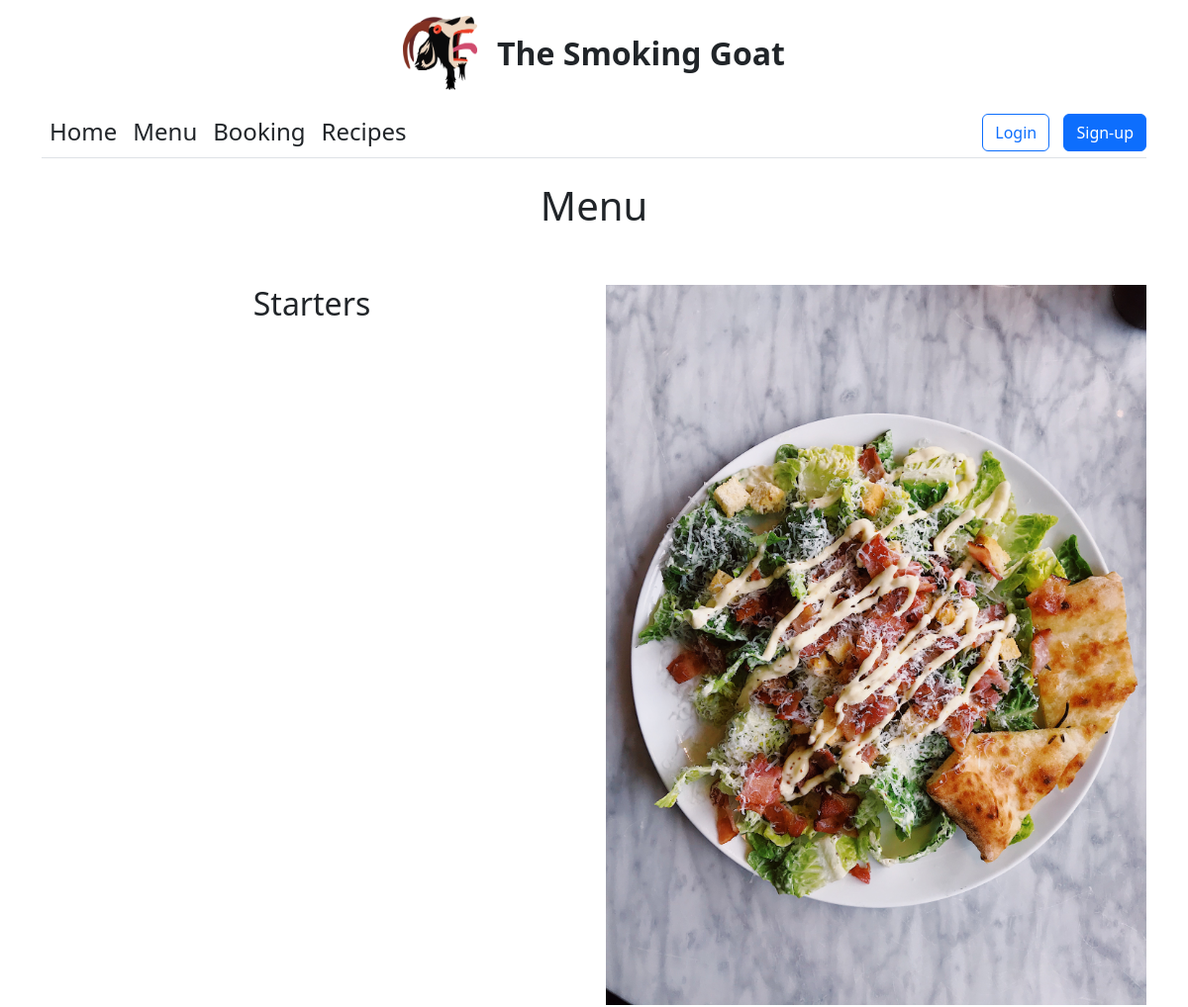
Page /menu_page/ (upper part) on the earlier database version.
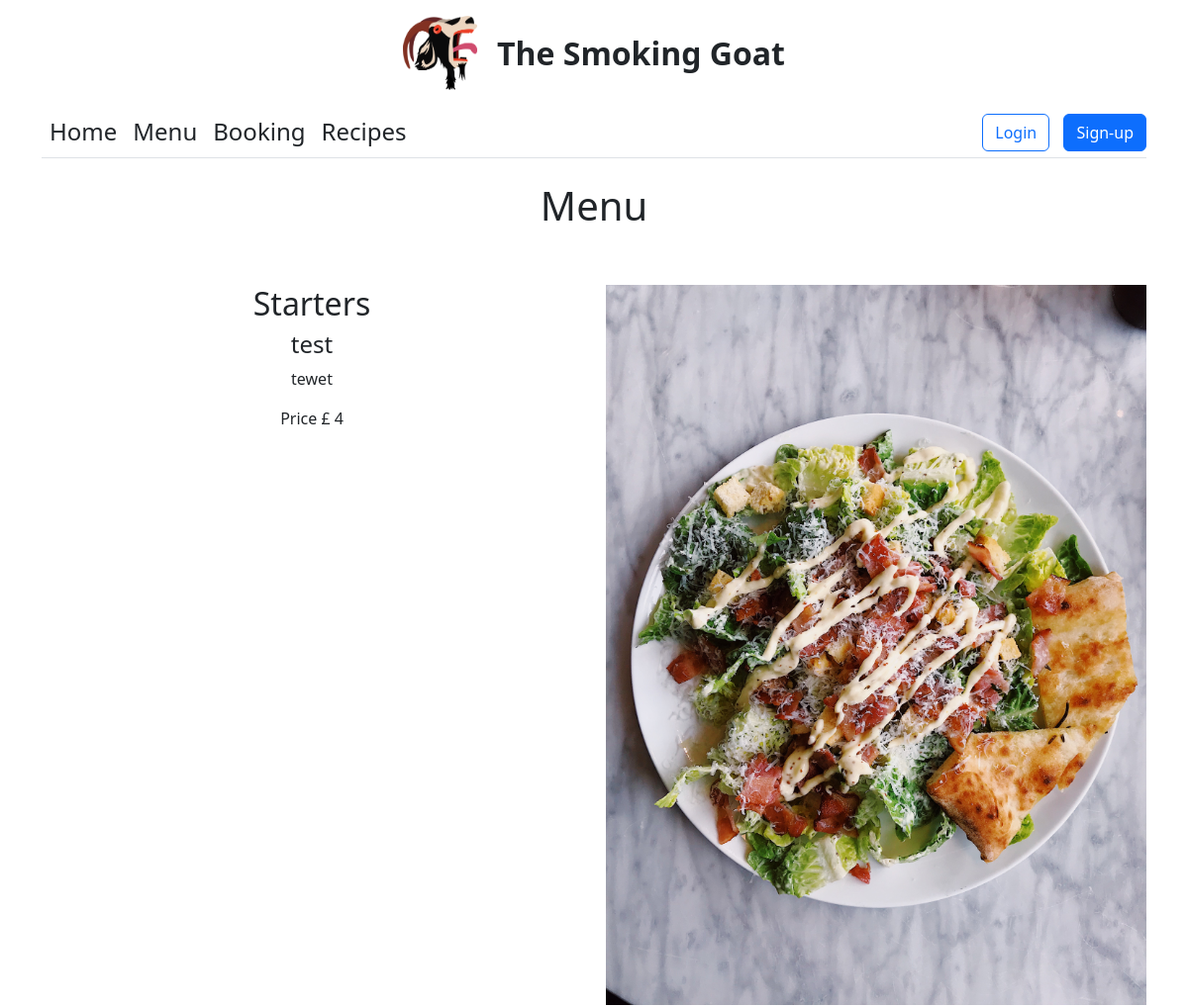
Same page on the later database version.
### menu/models.py (models this page shows, shortened)
class FoodMenu(models.Model):
    title = models.CharField(max_length=200)
    description = models.TextField()
    course = models.IntegerField( choices=COURSECHOICES)
    price = models.IntegerField()

### menu/views.py (the view)
# urls.py: path('', views.food_menu, name='menu_page'),
def food_menu(request):
    page_title = "Menu"
    starters = FoodMenu.objects.filter(course=0)
    mains = FoodMenu.objects.filter(course=1)
    desserts = FoodMenu.objects.filter(course=2)
    return render(request, 'menu/menu_page.html', {'starters': starters,
                                                   'mains': mains,
                                                   'desserts': desserts,
                                                   'page_title': page_title})

### menu/templates/menu/menu_page.html (shortened to what this page needs)
{% extends 'base.html' %}
{% load static %}
{% block content %}
<div class="container">
    <div class="row">
        <div class="col text-center">
<h1>Menu</h1>
<div class="row">
    <div class="col-6">
<h2 class="mt-5">Starters</h2>
{% for starter in starters %}
<h4> {{starter.title}} </h4>
<p> {{starter.description}} </p>
<p>Price £ {{starter.price}}</p>
{% endfor %}
</div>
<div class="col-6 starters-img"><img class="img-fluid mt-5 " src="{% static 'images/starters.jpg' %}" alt="salad"></div>
</div>
</div>
</div>
{% endblock %}

Differences in the rows shown:
added FoodMenu: title "test", description "tewet", price "4"
